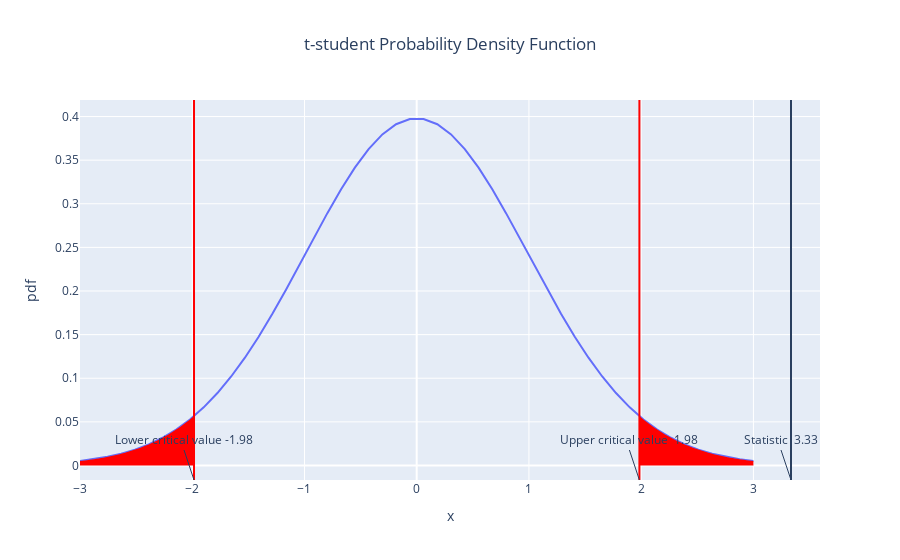

Notebook code cell kept with this figure:
### Markdown cell above
- We posit that Pokemons of type Dragon have, on average, more HP stats than Grass. Choose the propper test and, with 5% significance, comment your findings.

### Code cell
#code here

# Null hypothesis: H0 μ_Dragon ≤ μ_Grass (HP for Dragon-type is less than or equal to Grass-type.)
# Alternative hypothesis (H₁): μ_Dragon > μ_Grass (HP for Dragon-type is greater than Grass-type.)

alpha = 0.05 # 5% significance level

dragon_hp = df[df["Type 1"]=='Dragon']["HP"]
grass_hp = df[df["Type 1"]=='Grass']["HP"]

dragon_hp_mean = dragon_hp.mean()
grass_hp_mean = grass_hp.mean()

dragon_hp_std = dragon_hp.std(ddof=1)
grass_hp_std = grass_hp.std(ddof=1)

n1 = len(dragon_hp)
n2 = len(grass_hp)

statistic = (dragon_hp_mean - grass_hp_mean) / np.sqrt( (dragon_hp_std**2/n1) + (grass_hp_std**2/n2))
print(statistic)
print()
show_statistical_test(statistic, alpha, n1+n2-2, distribution="t-student", alternative="two-sided")
print()
st.ttest_ind(dragon_hp, grass_hp, equal_var=False, alternative="two-sided")

### Figure 1 — Plotly figure (JSON) as saved in the notebook; plotly's stock layout.template omitted (floating-point values rounded to 4 significant figures)
{"data": [{"hovertemplate": "x=%{x}<br>pdf=%{y}<extra></extra>", "legendgroup": "", "line": {"color": "#636efa", "dash": "solid"}, "marker": {"symbol": "circle"}, "mode": "lines", "name": "", "orientation": "v", "showlegend": false, "type": "scatter", "x": [-3.0, -2.878, -2.755, -2.633, -2.51, -2.388, -2.265, -2.143, -2.02, -1.898, -1.776, -1.653, -1.531, -1.408, -1.286, -1.163, -1.041, -0.9184, -0.7959, -0.6735, -0.551, -0.4286, -0.3061, -0.1837, -0.06122, 0.06122, 0.1837, 0.3061, 0.4286, 0.551, 0.6735, 0.7959, 0.9184, 1.041, 1.163, 1.286, 1.408, 1.531, 1.653, 1.776, 1.898, 2.02, 2.143, 2.265, 2.388, 2.51, 2.633, 2.755, 2.878, 3.0], "xaxis": "x", "y": [0.005133, 0.007171, 0.0099, 0.0135, 0.01819, 0.02421, 0.0318, 0.04124, 0.05277, 0.06664, 0.08301, 0.102, 0.1236, 0.1476, 0.1739, 0.2018, 0.2309, 0.2604, 0.2893, 0.3166, 0.3414, 0.3627, 0.3795, 0.3912, 0.3972, 0.3972, 0.3912, 0.3795, 0.3627, 0.3414, 0.3166, 0.2893, 0.2604, 0.2309, 0.2018, 0.1739, 0.1476, 0.1236, 0.102, 0.08301, 0.06664, 0.05277, 0.04124, 0.0318, 0.02421, 0.01819, 0.0135, 0.0099, 0.007171, 0.005133], "yaxis": "y"}, {"fill": "tozeroy", "fillcolor": "red", "mode": "none", "type": "scatter", "x": [-3.0, -2.979, -2.959, -2.938, -2.917, -2.896, -2.876, -2.855, -2.834, -2.813, -2.793, -2.772, -2.751, -2.731, -2.71, -2.689, -2.668, -2.648, -2.627, -2.606, -2.585, -2.565, -2.544, -2.523, -2.502, -2.482, -2.461, -2.44, -2.42, -2.399, -2.378, -2.357, -2.337, -2.316, -2.295, -2.274, -2.254, -2.233, -2.212, -2.192, -2.171, -2.15, -2.129, -2.109, -2.088, -2.067, -2.046, -2.026, -2.005, -1.984], "y": [0.005133, 0.005437, 0.005756, 0.006092, 0.006446, 0.006817, 0.007208, 0.007619, 0.00805, 0.008503, 0.008978, 0.009477, 0.009999, 0.01055, 0.01112, 0.01172, 0.01235, 0.01301, 0.0137, 0.01442, 0.01517, 0.01596, 0.01678, 0.01764, 0.01853, 0.01946, 0.02044, 0.02145, 0.0225, 0.0236, 0.02475, 0.02593, 0.02717, 0.02846, 0.02979, 0.03117, 0.03261, 0.0341, 0.03565, 0.03725, 0.03891, 0.04063, 0.0424, 0.04424, 0.04614, 0.04811, 0.05014, 0.05223, 0.05439, 0.05662]}, {"fill": "tozeroy", "fillcolor": "red", "mode": "none", "type": "scatter", "x": [1.984, 2.005, 2.026, 2.046, 2.067, 2.088, 2.109, 2.129, 2.15, 2.171, 2.192, 2.212, 2.233, 2.254, 2.274, 2.295, 2.316, 2.337, 2.357, 2.378, 2.399, 2.42, 2.44, 2.461, 2.482, 2.502, 2.523, 2.544, 2.565, 2.585, 2.606, 2.627, 2.648, 2.668, 2.689, 2.71, 2.731, 2.751, 2.772, 2.793, 2.813, 2.834, 2.855, 2.876, 2.896, 2.917, 2.938, 2.959, 2.979, 3.0], "y": [0.05662, 0.05439, 0.05223, 0.05014, 0.04811, 0.04614, 0.04424, 0.0424, 0.04063, 0.03891, 0.03725, 0.03565, 0.0341, 0.03261, 0.03117, 0.02979, 0.02846, 0.02717, 0.02593, 0.02475, 0.0236, 0.0225, 0.02145, 0.02044, 0.01946, 0.01853, 0.01764, 0.01678, 0.01596, 0.01517, 0.01442, 0.0137, 0.01301, 0.01235, 0.01172, 0.01112, 0.01055, 0.009999, 0.009477, 0.008978, 0.008503, 0.00805, 0.007619, 0.007208, 0.006817, 0.006446, 0.006092, 0.005756, 0.005437, 0.005133]}], "layout": {"annotations": [{"text": "Lower critical value -1.98", "x": -1.984, "xref": "x", "y": 0, "yanchor": "bottom", "yref": "paper"}, {"text": "Upper critical value  1.98", "x": 1.984, "xref": "x", "y": 0, "yanchor": "bottom", "yref": "paper"}, {"text": "Statistic  3.33", "x": 3.335, "xref": "x", "y": 0, "yanchor": "bottom", "yref": "paper"}], "legend": {"tracegroupgap": 0}, "shapes": [{"line": {"color": "red"}, "type": "line", "x0": -1.984, "x1": -1.984, "xref": "x", "y0": 0, "y1": 1, "yref": "y domain"}, {"line": {"color": "red"}, "type": "line", "x0": 1.984, "x1": 1.984, "xref": "x", "y0": 0, "y1": 1, "yref": "y domain"}, {"type": "line", "x0": 3.335, "x1": 3.335, "xref": "x", "y0": 0, "y1": 1, "yref": "y domain"}], "showlegend": false, "title": {"text": "t-student Probability Density Function", "x": 0.5}, "xaxis": {"anchor": "y", "domain": [0, 1], "title": {"text": "x"}}, "yaxis": {"anchor": "x", "domain": [0, 1], "title": {"text": "pdf"}}}}
